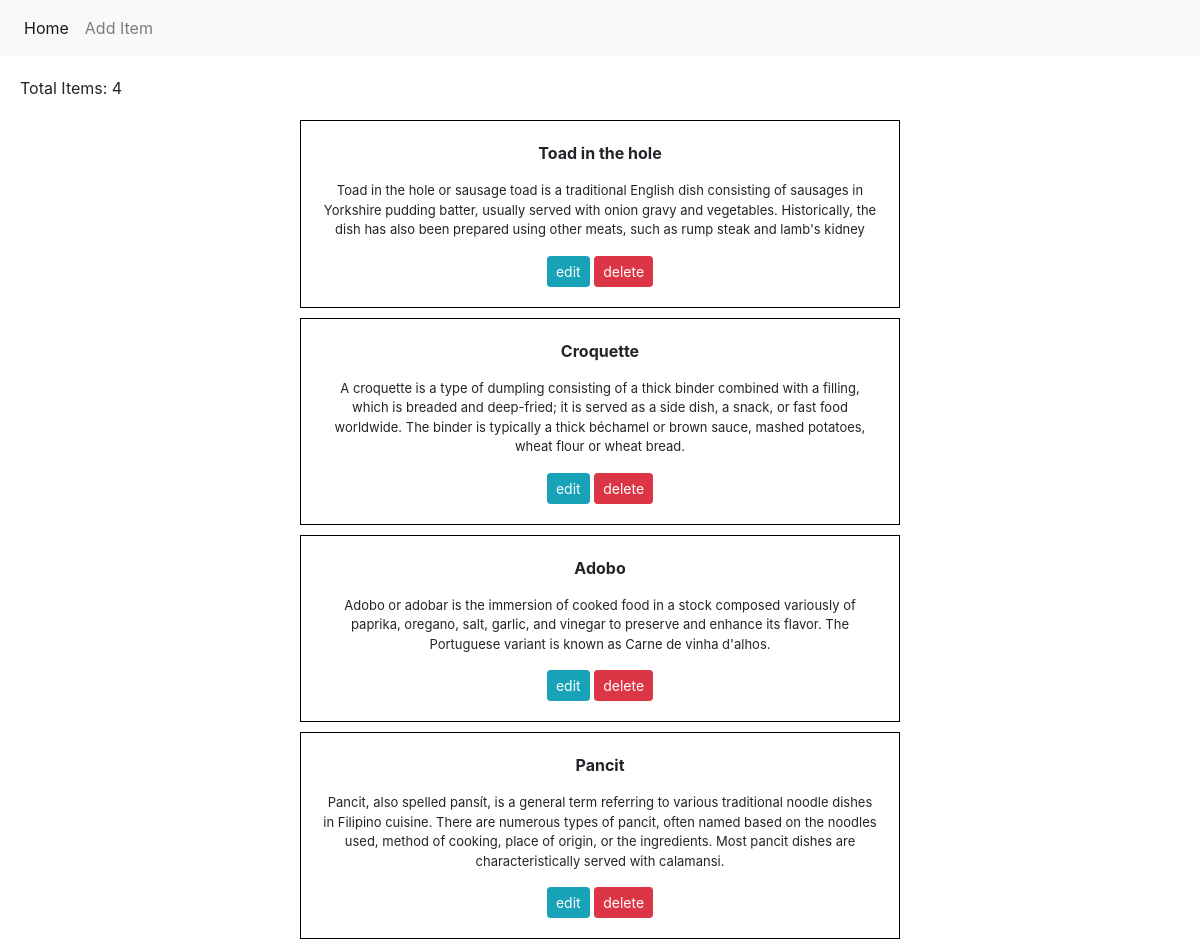
The page / on the database its author committed.
### manager/models.py (models this page shows)
class foodProducts(models.Model):
    name = models.CharField(max_length=50)
    description = models.TextField(max_length=500)

### manager/views.py (the view)
# urls.py: path('', views.home, name="home"),
def home(request):
    item = foodProducts.objects.all()
    item_count = item.count()
    return render(request, 'manager/main.html', {'itemList': item, 'item_count': item_count})

### manager/templates/manager/main.html (shortened to what this page needs)
<!DOCTYPE html>
<link rel="stylesheet" href="https://cdn.jsdelivr.net/npm/bootstrap@4.0.0/dist/css/bootstrap.min.css">
    {% include 'manager/nav.html' %}
    {% block content %}
    <p style="margin: 20px;">Total Items: {{ item_count }}</p>
    {% for item in itemList %}
    <center>
    <div id="items" style="border: 1px solid black; margin: 10px; width: 50vw; margin-top: 10px;">
        <div style="margin: 20px;">
            <p style="font-weight: bold;">{{ item.name }}</p>
            <p style="word-wrap: break-word; font-size: 13px;">{{ item.description }}</p>
            <a href="{% url 'update-item' item.id %}" class="btn btn-info btn-sm align-left">edit</a>
            <a href="{% url 'delete-item' item.id %}" class="btn btn-danger btn-sm align-right">delete</a>
        </div>
    </div>
    </center>
    {% endfor %}
    {% endblock %}
</html>

### manager/templates/manager/nav.html
<nav class="navbar navbar-expand-lg navbar-light bg-light">
    {% block content %}
    <div class="collapse navbar-collapse" id="navbarNav">
      <ul class="navbar-nav">
        <li class="nav-item active">
          <a class="nav-link" href="{% url 'home' %}">Home <span class="sr-only">(current)</span></a>
        </li>
        <li class="nav-item">
          <a class="nav-link" href="{% url 'add-item' %}">Add Item</a>
        </li>
        </ul>
    </div>
    {% endblock %}
  </nav>

### rows shown on the page
foodProducts: name "Toad in the hole", description "Toad in the hole or sausage toad is a traditional English dish consisting of sausages in Yorkshire pudding batter, usually served with onion gravy and vegetables. Historically, the dish has also been prepared using other meats, such as rump steak and lamb's kidney"
foodProducts: name "Croquette", description "A croquette is a type of dumpling consisting of a thick binder combined with a filling, which is breaded and deep-fried; it is served as a side dish, a snack, or fast food worldwide. The binder is typically a thick béchamel or brown sauce, mashed potatoes, wheat flour or wheat bread."
foodProducts: name "Adobo", description "Adobo or adobar is the immersion of cooked food in a stock composed variously of paprika, oregano, salt, garlic, and vinegar to preserve and enhance its flavor. The Portuguese variant is known as Carne de vinha d'alhos."
foodProducts: name "Pancit", description "Pancit, also spelled pansít, is a general term referring to various traditional noodle dishes in Filipino cuisine. There are numerous types of pancit, often named based on the noodles used, method of cooking, place of origin, or the ingredients. Most pancit dishes are characteristically served with calamansi."

### other values the page prints
{{ item_count }} "4"
